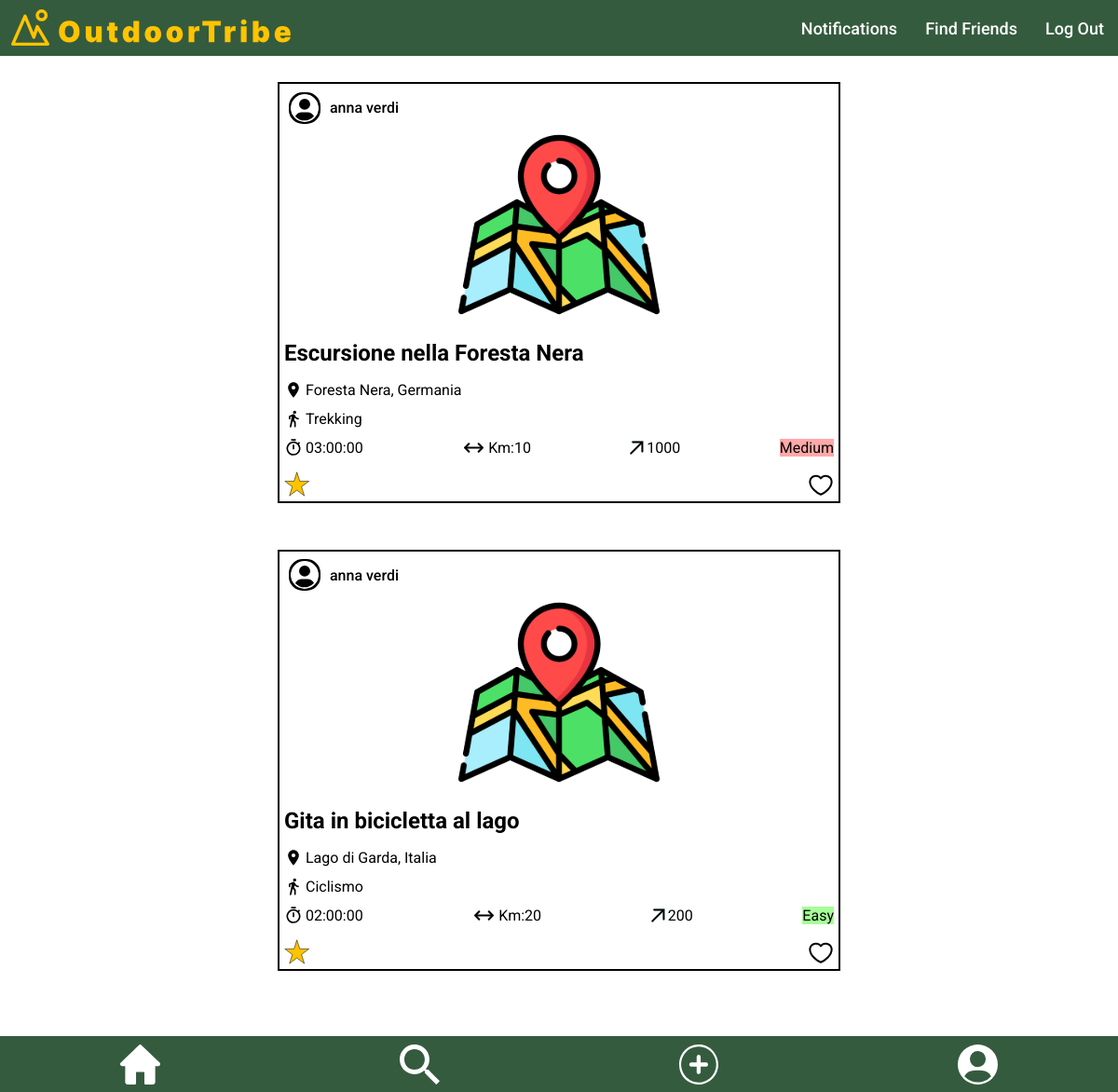
Page /public/homepage.php on the earlier database version.
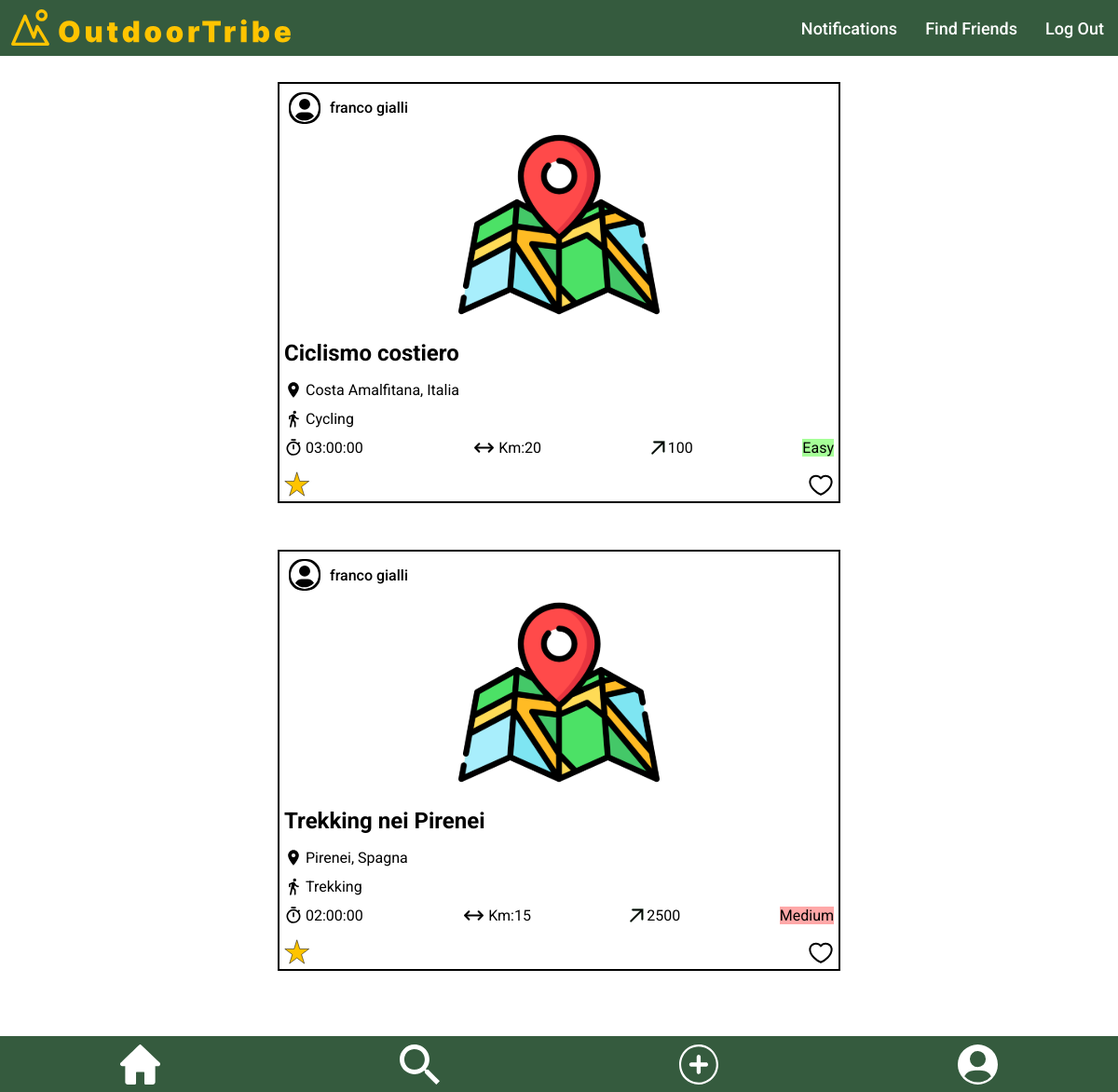
Same page on the later database version.
### tables this page shows
CREATE TABLE `post` (
  `id` int NOT NULL,
  `user_id` int NOT NULL,
  `title` varchar(255) NOT NULL,
  `location` varchar(100) NOT NULL,
  `activity` varchar(100) NOT NULL,
  `duration` time NOT NULL,
  `length` float NOT NULL,
  `altitude` float NOT NULL,
  `difficulty` varchar(6) NOT NULL,
  `rating` int NOT NULL,
  `likes` int DEFAULT NULL,
  `created_at` timestamp NOT NULL DEFAULT CURRENT_TIMESTAMP
);

CREATE TABLE `user` (
  `id` int NOT NULL,
  `name` varchar(100) NOT NULL,
  `surname` varchar(100) NOT NULL,
  `email` varchar(100) NOT NULL,
  `password` varchar(100) NOT NULL
);

### public/homepage.php (the view, shortened to what this page needs)
<?php
include("./../server/connection.php");
?>
<!DOCTYPE html>
<html lang="en">
<head>
  <link rel="stylesheet" href="./../templates/styles/header.css">
  <link rel="stylesheet" href="./../templates/styles/footer.css">
  <link rel="stylesheet" href="./styles/homepage.css">
</head>
<body>
  <main>
    <?php
    $current_user_id = 1;
    $query = "SELECT post.*, user.name, user.surname
          FROM post
          INNER JOIN follow ON post.user_id = follow.followed_id
          INNER JOIN user ON post.user_id = user.id
          WHERE follow.follower_id = ?
          ORDER BY post.created_at DESC";
    $stmt = $conn->prepare($query);
    $stmt->bind_param("i", $current_user_id);
    $stmt->execute();
    $result = $stmt->get_result();
    if ($result->num_rows > 0) {
      while ($row = $result->fetch_assoc()) {
    ?>
      <div class="post-container">
        <div class="username-container">
          <img class="user-picture" src="./../assets/icons/profile.svg" alt="username-picture">
          <p class="username"><?php echo $row['name'] . ' ' . $row['surname']; ?></p>
        </div>
        <div class="photo-container">
          <div class="map">
            <img src="./../assets/icons/map.svg" alt="post-picture">
          </div>
        </div>
        <div class="info-container">
          <div class="title">
            <h2><?php echo $row['title']; ?></h2>
          </div>
          <div class="location">
            <img src="./../assets/icons/location.svg" alt="location-icon">
            <p><?php echo $row['location']; ?></p>
          </div>
          <div class="activity">
            <img src="./../assets/icons/activity.svg" alt="activity-icon">
            <p><?php echo $row['activity']; ?></p>
          </div>
          <div class="details-countainer">
            <div class="duration">
              <img src="./../assets/icons/time.svg" alt="duration-activity-icon">
              <p><?php echo $row['duration']; ?></p>
            </div>
            <div class="length">
              <img src="./../assets/icons/length.svg" alt="length-activity-icon">
              <p>Km:<?php echo $row['length']; ?></p>
            </div>
            <div class="altitude">
              <img src="./../assets/icons/altitude.svg" alt="altitude-activity-icon">
              <p><?php echo $row['altitude']; ?></p>
            </div>
            <div class="difficulty-<?php echo strtolower($row['difficulty']); ?>">
              <p><?php echo $row['difficulty']; ?></p>
            </div>
          </div>
          <div class="rating-likes">
            <div class="rating">
              <img src="./../assets/icons/star.svg" alt="rating-icon">
            </div>
            <div class="likes">
              <img src="./../assets/icons/like.svg" alt="like-icon">
            </div>
          </div>
        </div>
      </div>
    <?php
      }
    } else {
      echo "Nessun post disponibile";
    }
    ?>
  </main>
</body>
</html>

### templates/styles/header.css (style rules this page uses)
header { font-family: "Roboto", sans-serif; height: 60px; display: flex; flex-direction: row; background-color: #355B3E; align-items:center; max-width: 2000px; margin: auto; position: fixed; top: 0; left: 0; right: 0; }
.left-section { flex: 1; display: flex; }
.right-section { display: flex; align-items: center; }
.logo { margin-left: 10px; height: 45px; }
.menu { position: absolute; top: 65px; right: 0px; width: 130px; background-color: #355B3E; color: #ffffff; padding: 20px; align-items: center; }
.menu a { color: #ffffff; font-weight: 500; font-size: 18px; text-decoration: none; padding: 0 15px; }
@media screen and (min-width: 769px) { .menu { position: static; width: auto; background-color: transparent; color: inherit; padding: 0; display: flex; flex-direction: row; } }

### templates/styles/footer.css (style rules this page uses)
.footer-nav { height: 60px; display: flex; flex-direction: row; background-color: #355B3E; align-items:center; max-width: 2000px; margin: auto; justify-content:space-around; position: fixed; bottom: 0; left: 0; right: 0; }
.footer-nav img { height: 43px; margin-top: 5px; }

### public/styles/homepage.css (style rules this page uses)
body { display: flex; justify-content: center; font-family: "Roboto", sans-serif; margin-bottom: 100px; }
main { margin-top: 30px; }
.post-container { display: flex; flex-direction: column; justify-content: center; margin-top: 50px; margin-bottom: 30px; border: 2px solid black; min-width: 400px; }
.username-container { margin-left: 10px; display: flex; align-items: center; }
.user-picture { height: 30px; background-color: black; border: 2px solid black; border-radius: 15px; }
.username { margin-left: 10px; font-weight: 500; }
.photo-container { display: flex; justify-content: center; }
.map img { max-height: 200px; }
.location, .activity, .duration, .length, .altitude, .details-countainer, .rating-likes { display: flex; }
.location, .activity, .details-countainer { margin-top: -20px; }
.rating-likes img { min-height: 28px; }
.details-countainer, .rating-likes { justify-content: space-between; }
.location img, .activity img, .duration img { min-height: 20px; margin-right: 3px; }
.length img { min-width: 25px; margin-right: 3px; }
.altitude img { min-width: 15px; margin-right: 3px; }
.info-container { margin: 0 5px; }
.difficulty-easy p { background-color: #A6FF98; }
.difficulty-medium p { background-color: #FFA8A8; }
@media screen and (min-width: 900px) { .post-container { min-width: 600px; } }

Differences in the rows shown:
no longer on this page (row unchanged): post: user.name "anna", user.surname "verdi", title "Escursione nella Foresta Nera", location "Foresta Nera, Germania", activity "Trekking", duration "03:00:00", length "10", altitude "1000", difficulty "Medium"
no longer on this page (row edited): post: user.name "anna", user.surname "verdi", title "Gita in bicicletta al lago", location "Lago di Garda, Italia", activity "Ciclismo", duration "02:00:00", length "20", altitude "200", difficulty "Easy"
added post: user.name "franco", user.surname "gialli", title "Ciclismo costiero", location "Costa Amalfitana, Italia", activity "Cycling", duration "03:00:00", length "20", altitude "100", difficulty "Easy"
now on this page (row edited): post: user.name "franco", user.surname "gialli", title "Trekking nei Pirenei", location "Pirenei, Spagna", activity "Trekking", duration "02:00:00", length "15", altitude "2500", difficulty "Medium"
